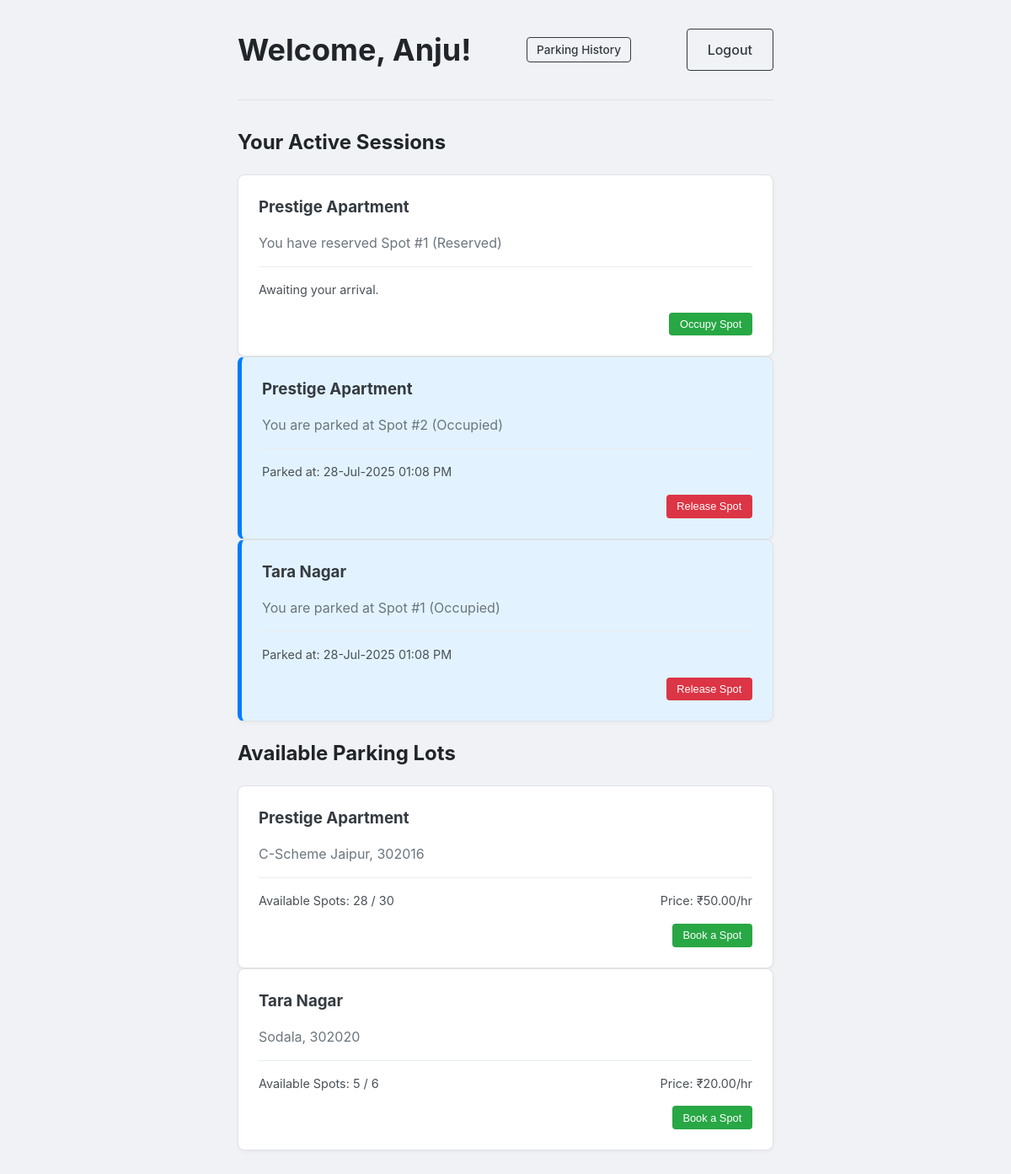
Page /user/dashboard (signed in) on the earlier database version.
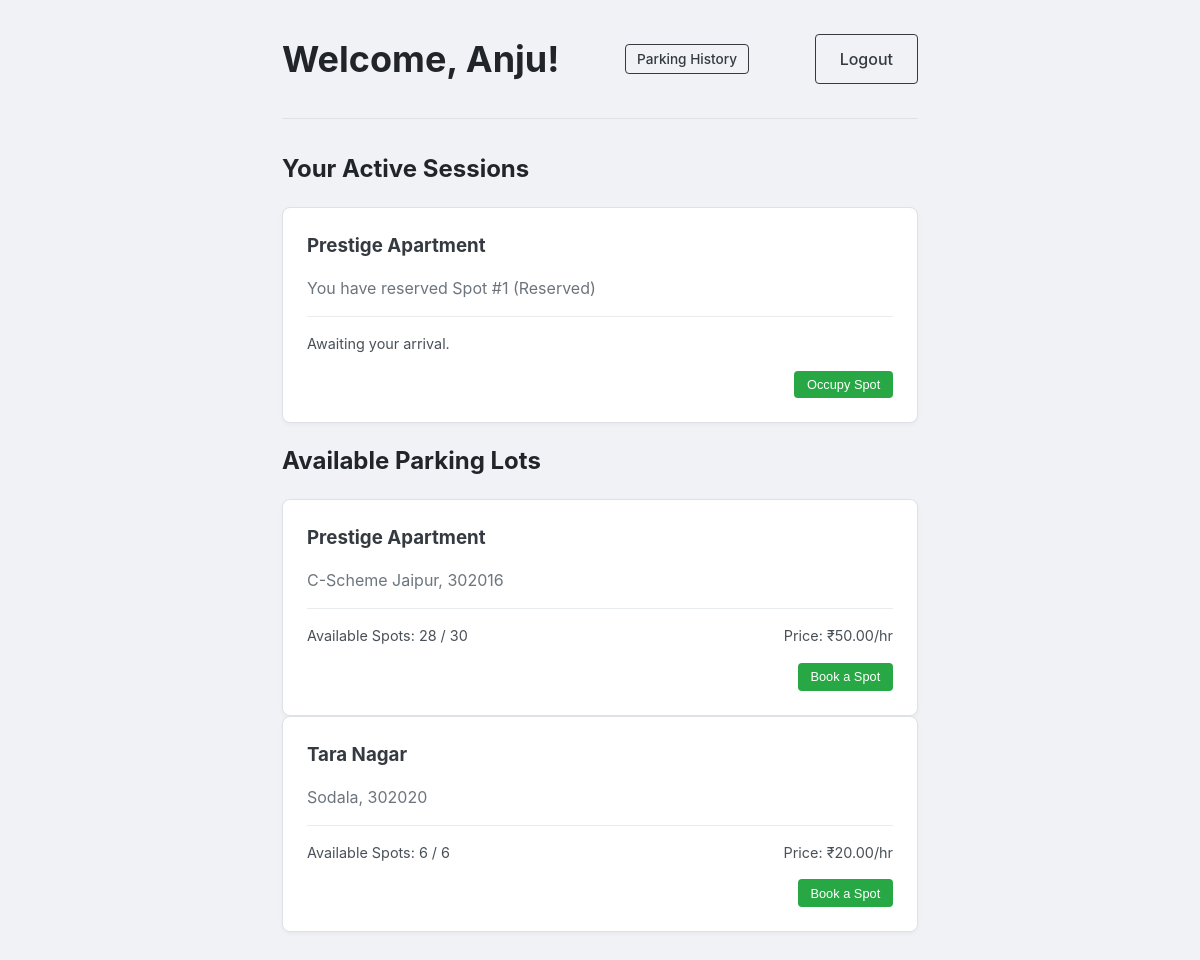
Same page on the later database version.
### models/database.py (models this page shows)
class Reservation(db.Model):
    __tablename__ = 'reservation'
    id = db.Column(db.Integer, primary_key=True)
    spot_id = db.Column(db.Integer, db.ForeignKey('parking_spot.id'), nullable=False)
    user_id = db.Column(db.Integer, db.ForeignKey('user.id'), nullable=False)
    start_time = db.Column(db.DateTime, nullable=True)
    end_time = db.Column(db.DateTime, nullable=True)
    total_cost = db.Column(db.Float, nullable=True)

class ParkingLot(db.Model):
    __tablename__ = 'parking_lot'
    id = db.Column(db.Integer, primary_key=True)
    name = db.Column(db.String(50), nullable=False)
    address = db.Column(db.String(100), nullable=False)
    pincode = db.Column(db.String(10), nullable=False)
    capacity = db.Column(db.Integer, nullable=False)
    price_per_hour = db.Column(db.Float, nullable=False)
    spots = db.relationship('ParkingSpot', backref='lot', lazy=True, cascade="all, delete-orphan")

class ParkingSpot(db.Model):
    __tablename__ = 'parking_spot'
    id = db.Column(db.Integer, primary_key=True)
    lot_id = db.Column(db.Integer, db.ForeignKey('parking_lot.id'), nullable=False)
    spot_number = db.Column(db.Integer, nullable=False)
    status = db.Column(db.String(1), default='A', nullable=False) # 'A' for Available, 'O' for Occupied, 'R' for Reserved
    reservation = db.relationship('Reservation', backref='spot', uselist=False, cascade="all, delete-orphan")

### routes/user_routes.py (the view)
@user_bp.route('/user/dashboard')
def user_dashboard():
    if 'user_id' not in session:
        flash('You must be logged in to view this page.', 'danger')
        return redirect(url_for('auth.login'))
    print(f"--- DEBUG: Checking for reservations for user_id: {session.get('user_id')} ---")
    active_reservations = Reservation.query.filter(
        Reservation.user_id == session['user_id'],
        Reservation.end_time.is_(None)
    ).all()
    print(f"--- DEBUG: Query found these reservations: {active_reservations} ---")
    lots = ParkingLot.query.all()
    return render_template('user/user_dashboard.html', lots=lots, active_reservations=active_reservations)

### app.py (called while the page is built)
def to_ist(utc_dt):
    if utc_dt is None:
        return ""
    utc_dt = utc_dt.replace(tzinfo=ZoneInfo("UTC"))
    return utc_dt.astimezone(ZoneInfo("Asia/Kolkata"))

### templates/user/user_dashboard.html (shortened to what this page needs)
{% extends "layout.html" %}
{% block content %}
<div class="dashboard-container">
    <div class="dashboard-header">
        <h1>Welcome, {{ session.full_name }}!</h1>
        <a href="{{ url_for('user.parking_history') }}" class="btn btn-outline btn-sm">Parking History</a>
        <a href="{{ url_for('auth.logout') }}" class="btn btn-outline">Logout</a>
    </div>
    <hr>
    {% if active_reservations %}
    <h2>Your Active Sessions</h2>
    {% for reservation in active_reservations %}
        {% if reservation.start_time %}
            <div class="lot-card active-session mb-3"> <h3>{{ reservation.spot.lot.name }}</h3>
                <p class="lot-meta">You are parked at Spot #{{ reservation.spot.spot_number }} (Occupied)</p>
                <div class="lot-details">
                    <span>Parked at: {{ (reservation.start_time | to_ist).strftime('%d-%b-%Y %I:%M %p') }}</span>
                </div>
                <div class="lot-actions">
                    <form method="POST" action="{{ url_for('user.release_spot', reservation_id=reservation.id) }}">
                        <button type="submit" class="btn-action btn-delete">Release Spot</button>
                    </form>
                </div>
            </div>
        {% else %}
            <div class="lot-card reserved-session mb-3"> <h3>{{ reservation.spot.lot.name }}</h3>
                <p class="lot-meta">You have reserved Spot #{{ reservation.spot.spot_number }} (Reserved)</p>
                <div class="lot-details">
                    <span>Awaiting your arrival.</span>
                </div>
                <div class="lot-actions">
                    <form method="POST" action="{{ url_for('user.occupy_spot', reservation_id=reservation.id) }}">
                        <button type="submit" class="btn-action btn-book">Occupy Spot</button>
                    </form>
                </div>
            </div>
        {% endif %}
    {% endfor %}
{% endif %}
    <h2>Available Parking Lots</h2>
    {% for lot in lots %}
        {% set available_spots = lot.spots|selectattr('status', 'equalto', 'A')|list|length %}
        {% if available_spots > 0 %}
        <div class="lot-card">
            <h3>{{ lot.name }}</h3>
            <p class="lot-meta">{{ lot.address }}, {{ lot.pincode }}</p>
            <div class="lot-details">
                <span>Available Spots: {{ available_spots }} / {{ lot.capacity }}</span>
                <span>Price: ₹{{ "%.2f"|format(lot.price_per_hour) }}/hr</span>
            </div>
            <div class="lot-actions">
                <form method="POST" action="{{ url_for('user.book_spot', lot_id=lot.id) }}">
                    <button type="submit" class="btn-action btn-book">Book a Spot</button>
                </form>
            </div>
        </div>
        {% endif %}
    {% endfor %}
</div>
{% endblock %}

Differences in the rows shown:
no longer on this page (row edited): Reservation: spot.lot.name "Prestige Apartment", spot.spot_number "2", start_time "28-Jul-2025 01:08 PM"
no longer on this page (row edited): Reservation: spot.lot.name "Tara Nagar", spot.spot_number "1", start_time "28-Jul-2025 01:08 PM"
computed for ParkingLot "Tara Nagar": capacity "5" → "6"
